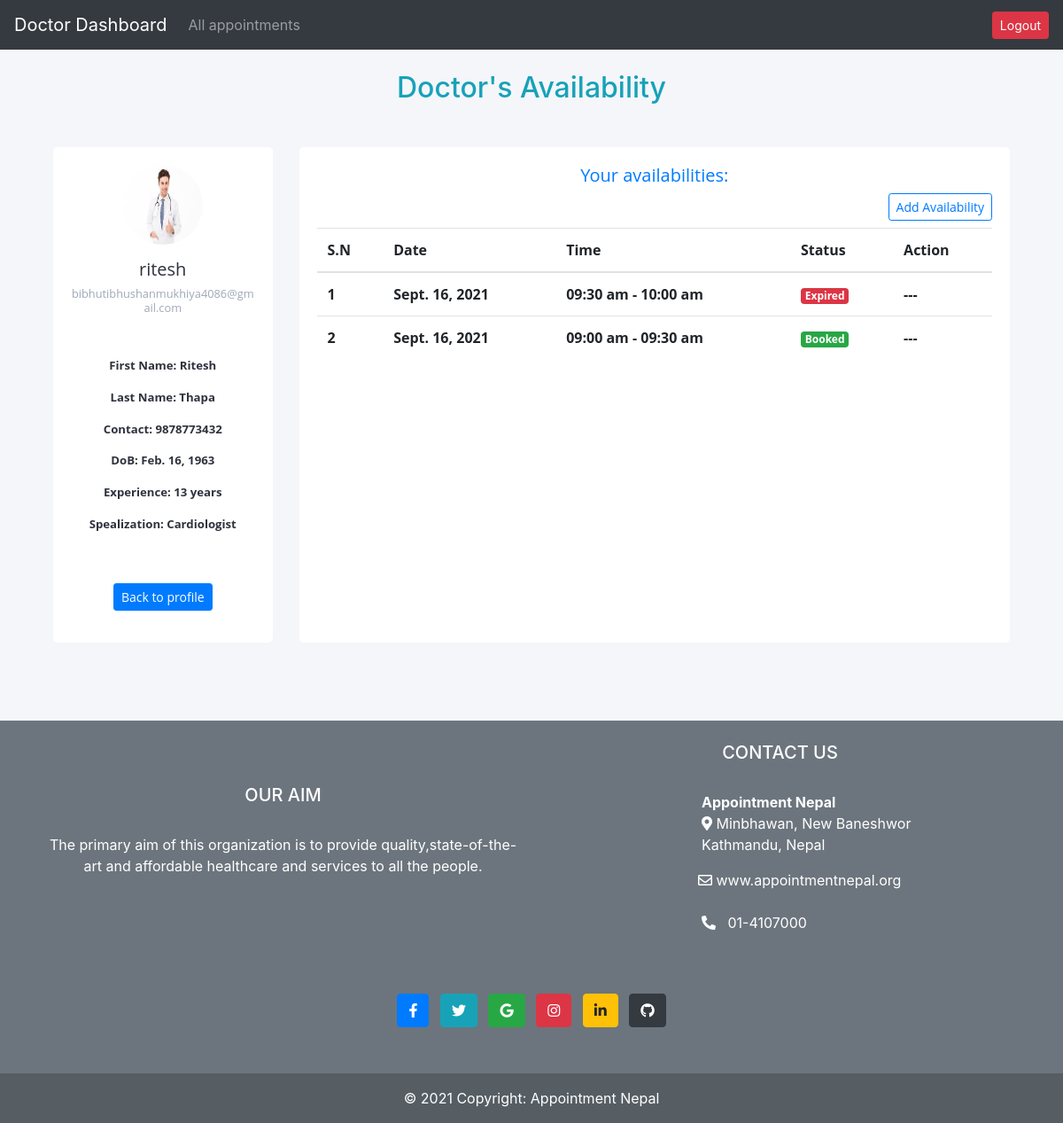
The app's page /doctorsapp/addavailability (signed in), older data.
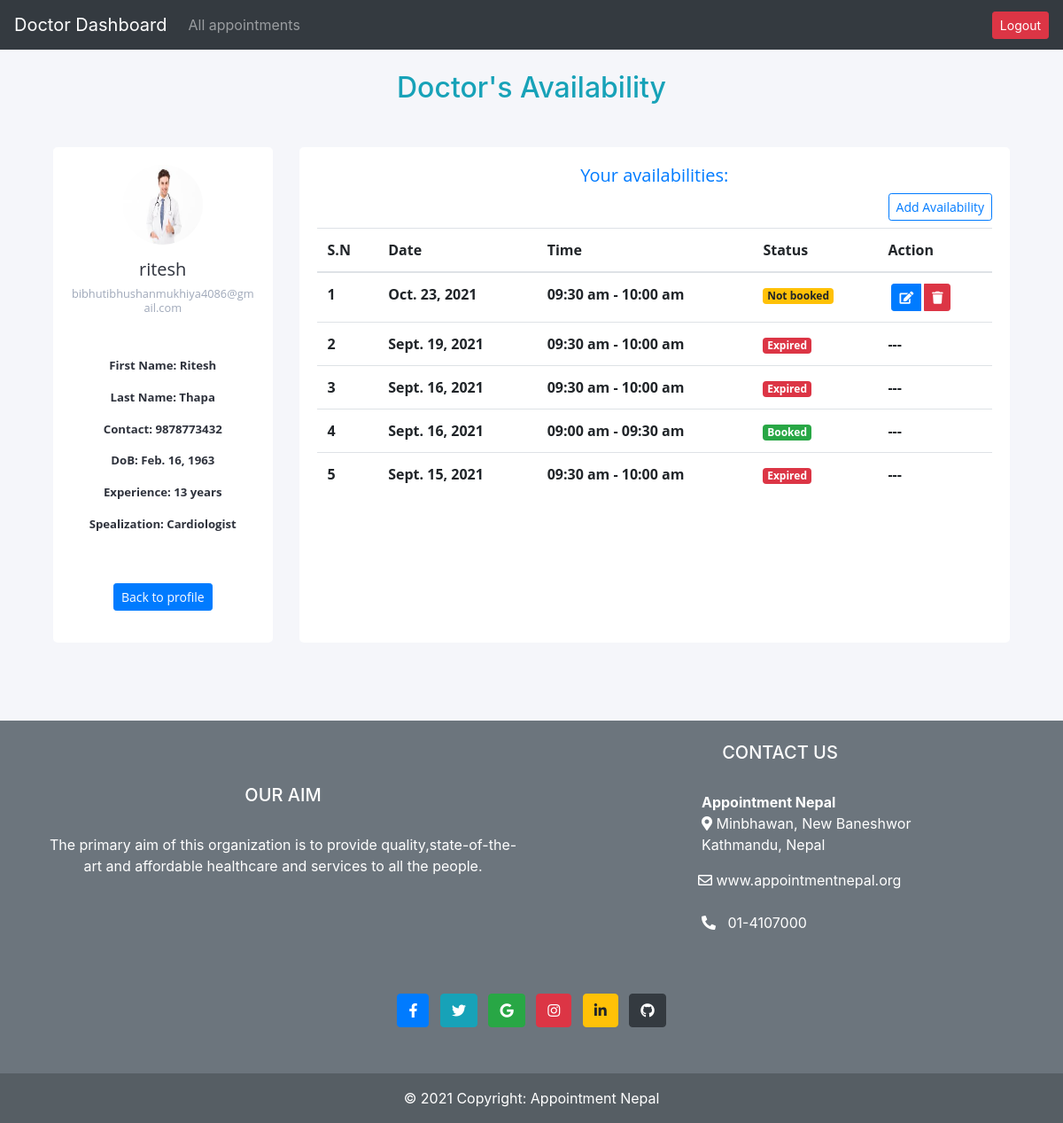
The same page, newer data.
### mainapp/models.py (models this page shows, shortened)
class Availabity(models.Model):
    doctor=models.ForeignKey(DoctorUser, on_delete=models.CASCADE)
    date= models.DateField(null=False)
    time= models.CharField(max_length=20, null=True,choices=times )
    booked= models.BooleanField(default=False)
    class Meta:
        unique_together = ('date', 'time')
    @property
    def is_past_due(self):
        from datetime import date
        return date.today() > self.date

### doctorsapp/views.py (the view, shortened to what this page needs)
# urls.py: path('addavailability',AddAvaibality.as_view(),name="addavai"),
class AddAvaibality(View):
    def get(self, request, *args, **kwargs):
        form=AvaiForm
        doctor=DoctorUser.objects.get(user=(self.request.user))
        all_avai=Availabity.objects.filter(doctor=doctor).order_by('-date')
        return render(request,'doctorsapp/availabity_form.html',{'form':form,'all_avai':all_avai})

### accounts/models.py (called while the page is built)
    def __str__(self):
        return self.specilization_type

    @property
    def imageUrl(self):
        try:
            url=self.profile_pic.url
        except:
            url=''
        return url

### doctorsapp/templates/doctorsapp/availabity_form.html (shortened to what the changed rows need)
{% extends 'doctorsapp/layout.html' %}
{% load static %}
{% block content %}
<br>
<h2 class="text-center text-info">Doctor's Availability</h2>
<br>
<div class="ok container my-3">
  <div class="container">
      <div class="row gutters">
      <div class="col-xl-9 col-lg-9 col-md-12 col-sm-12 col-12">
      <div class="card h-100">
          <div class="card-body">
              <div class="row gutters">
                  <div class="container mt-2">
                      <table class="table">
                          <thead>
                            <tr>
                              <th scope="">S.N</th>
                              <th scope="col">Date</th>
                              <th scope="col">Time</th>
                              <th scope="col">Status</th>
                              <th>Action</th>
                            </tr>
                          </thead>
                          <tbody>
                              {% for i in all_avai %}
                            <tr class="table">
                              <th scope="row">{{ forloop.counter }}</th>
                              <td>{{i.date}}</td>
                              <td>{{i.time}}</td>
                              {% if i.booked %}
                                <td ><small class='badge badge-success badge-sm'>Booked</small> </td>
                                <td>---</td>
                                {% elif i.is_past_due %}
                                <td ><small class='badge badge-danger badge-sm'>Expired</small> </td>
                                <td>---</td>
                                {% else %}
                                <td > <small class='badge badge-warning'> Not booked</small></td>
                                <td>
                                    <div class="btn-group">
                                        <a  href='{% url "doctorsapp:updateavai" i.id%}' type="button" class='btn btn-primary btn-sm mx-1'  ><i class='fas fa-edit'></i></a>
                                        <a href='{% url "doctorsapp:deleteAvailability" i.id%}' class='btn btn-danger btn-sm' onclick="return confirm('Do you really want to delete?')"><i class='fas fa-trash'></i></a>
                                    </div>
                                </td>
                                {% endif %}
                            </tr>
                            {% empty %}
                          <tr>
                              <td><h5 class="text-center my-4 text-secondary">No availabilities addded.</h5></td>
                          </tr>
                          {% endfor %}
                          </tbody>
                        </table>
                  </div>
              </div>
          </div>
      </div>
      </div>
      </div>
      </div>
</div>
<br> <br> <br>
{% endblock %}

Row changes from the older to the newer data that the page shows:
added Availabity: date "Oct. 23, 2021", time "09:30 am - 10:00 am", booked "Not booked"
added Availabity: date "Sept. 19, 2021", time "09:30 am - 10:00 am", booked "Expired"
added Availabity: date "Sept. 15, 2021", time "09:30 am - 10:00 am", booked "Expired"
